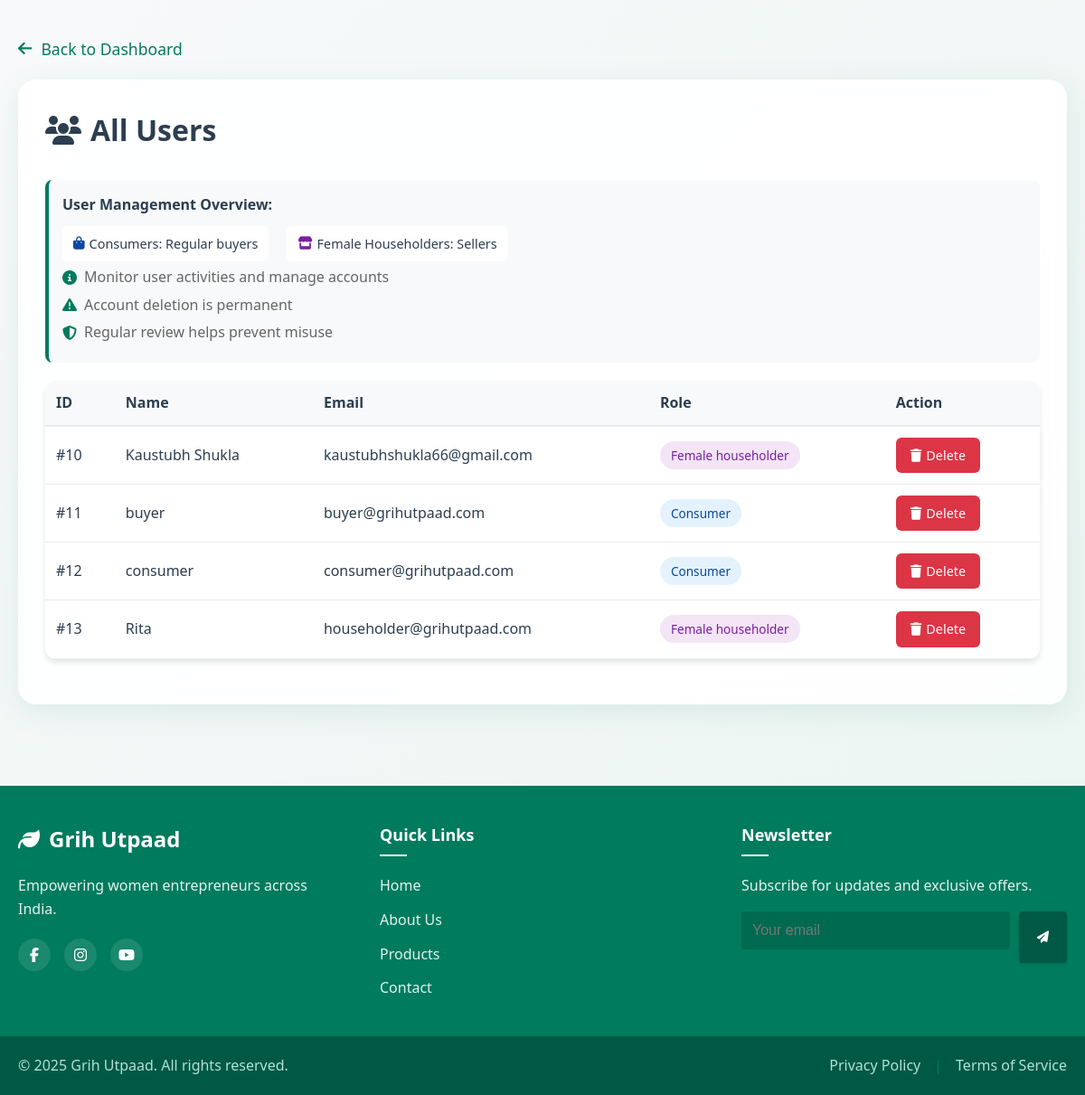
Page /dashboards/admin/users.php (signed in) on the committed database.
### tables this page shows
CREATE TABLE `users` (
  `id` int(11) NOT NULL AUTO_INCREMENT,
  `name` varchar(100) NOT NULL,
  `email` varchar(100) NOT NULL,
  `password` varchar(255) NOT NULL,
  `role` enum('webmaster','female_householder','consumer','admin') NOT NULL,
  `registered_at` timestamp NOT NULL DEFAULT current_timestamp(),
  `is_blocked` tinyint(1) NOT NULL DEFAULT 0,
  `registration_date` timestamp NOT NULL DEFAULT current_timestamp(),
  `phone` varchar(20) DEFAULT NULL,
  `address` text DEFAULT NULL,
  `about` text DEFAULT NULL,
  `last_modified` timestamp NULL DEFAULT current_timestamp() ON UPDATE current_timestamp(),
  PRIMARY KEY (`id`),
  UNIQUE KEY `email` (`email`)
);

### dashboards/admin/users.php (the view, shortened to what this page needs)
<?php
require_once('../../config/db.php');
$users = $conn->query("SELECT * FROM users WHERE role != 'admin'");
?>
<!DOCTYPE html>
<html>
<head>
    <link rel="stylesheet" href="../../assets/uploads/css/style.css">
    <link rel="stylesheet" href="https://cdnjs.cloudflare.com/ajax/libs/font-awesome/6.5.0/css/all.min.css">
</head>
<body>
    <div class="container">
        <a href="dashboard.php" class="back-link">
            <i class="fas fa-arrow-left"></i> Back to Dashboard
        </a>
        <div class="content-wrapper">
            <div class="header">
                <h2><i class="fas fa-users"></i> All Users</h2>
            </div>
            <div class="transparency-box">
                <h4>User Management Overview:</h4>
                <div class="role-guide">
                    <div class="role-item">
                        <i class="fas fa-shopping-bag" style="color: #0d47a1;"></i>
                        <span>Consumers: Regular buyers</span>
                    </div>
                    <div class="role-item">
                        <i class="fas fa-store" style="color: #7b1fa2;"></i>
                        <span>Female Householders: Sellers</span>
                    </div>
                </div>
                <p><i class="fas fa-info-circle"></i> Monitor user activities and manage accounts</p>
                <p><i class="fas fa-exclamation-triangle"></i> Account deletion is permanent</p>
                <p><i class="fas fa-shield-alt"></i> Regular review helps prevent misuse</p>
            </div>
            <table>
                <thead>
                    <tr>
                        <th>ID</th>
                        <th>Name</th>
                        <th>Email</th>
                        <th>Role</th>
                        <th>Action</th>
                    </tr>
                </thead>
                <tbody>
                    <?php while ($row = $users->fetch_assoc()): ?>
                        <tr>
                            <td>#<?= $row['id'] ?></td>
                            <td><?= htmlspecialchars($row['name']) ?></td>
                            <td><?= htmlspecialchars($row['email']) ?></td>
                            <td>
                                <span class="role-badge role-<?= strtolower($row['role']) ?>">
                                    <?= ucfirst(str_replace('_', ' ', $row['role'])) ?>
                                </span>
                            </td>
                            <td>
                                <a href="delete_user.php?id=<?= $row['id'] ?>" class="delete-btn" onclick="return confirm('Are you sure you want to delete this user? This action cannot be undone.');">
                                    <i class="fas fa-trash"></i> Delete
                                </a>
                            </td>
                        </tr>
                    <?php endwhile; ?>
                </tbody>
            </table>
        </div>
    </div>
    <?php include('../../includes/footer.php'); ?>
</body>
</html>

### assets/uploads/css/style.css (style rules this page uses)
body { font-family: 'Segoe UI', sans-serif; margin: 0; padding: 20px; background-color: #f8f9fa; color: #2c3e50; line-height: 1.6; }
.container { max-width: 1200px; margin: 0 auto; padding: 20px; }
h2 { color: #007B5E; font-size: 2rem; margin-bottom: 1.5rem; font-weight: 600; }
a { color: #007B5E; text-decoration: none; transition: color 0.3s ease; }
table { width: 100%; border-collapse: separate; border-spacing: 0; background-color: white; border-radius: 12px; overflow: hidden; box-shadow: 0 4px 6px rgba(0, 0, 0, 0.1); margin-bottom: 20px; }
th, td { padding: 15px; border-bottom: 1px solid #e9ecef; text-align: left; }
th { background-color: #e9f5f1; font-weight: 600; color: #2c3e50; }

### dashboards/admin/users.php (style rules this page uses)
body { margin: 0; padding: 0; min-height: 100vh; background: linear-gradient(135deg, #f8f9fa 0%, #e9f5f1 100%); font-family: 'Segoe UI', sans-serif; }
.container { max-width: 1200px; margin: 0 auto; padding: 40px 20px; }
.content-wrapper { background: rgba(255, 255, 255, 0.9); border-radius: 20px; box-shadow: 0 8px 32px rgba(0, 123, 94, 0.1); padding: 30px; backdrop-filter: blur(10px); -webkit-backdrop-filter: blur(10px); }
.header { display: flex; justify-content: space-between; align-items: center; margin-bottom: 30px; }
.header h2 { color: #2c3e50; margin: 0; display: flex; align-items: center; gap: 10px; }
.transparency-box { background: #f8f9fa; padding: 15px; border-radius: 8px; margin-bottom: 20px; border-left: 4px solid #007B5E; }
.transparency-box h4 { color: #2c3e50; margin-top: 0; margin-bottom: 10px; }
.transparency-box p { margin: 5px 0; color: #666; display: flex; align-items: center; gap: 8px; }
.transparency-box i { color: #007B5E; }
.role-guide { display: flex; gap: 20px; margin-top: 10px; flex-wrap: wrap; }
.role-item { display: flex; align-items: center; gap: 5px; padding: 8px 12px; border-radius: 6px; background: white; font-size: 0.9rem; }
.back-link { display: inline-flex; align-items: center; gap: 10px; color: #007B5E; text-decoration: none; font-size: 1.1rem; font-weight: 500; margin-bottom: 20px; transition: all 0.3s ease; }
table { width: 100%; border-collapse: separate; border-spacing: 0; margin-top: 20px; }
th { background: #f8f9fa; color: #2c3e50; font-weight: 600; padding: 12px; text-align: left; border-bottom: 2px solid #e9ecef; }
td { padding: 12px; border-bottom: 1px solid #e9ecef; }
.role-badge { padding: 6px 12px; border-radius: 20px; font-size: 0.85rem; font-weight: 500; }
.role-consumer { background: #e3f2fd; color: #0d47a1; }
.role-female_householder { background: #f3e5f5; color: #7b1fa2; }
.delete-btn { background: #dc3545; color: white; padding: 8px 16px; border-radius: 6px; text-decoration: none; display: inline-flex; align-items: center; gap: 5px; font-size: 0.9rem; transition: all 0.3s ease; }

### rows in the picture
users: id "10", name "Kaustubh Shukla", email "kaustubhshukla66@gmail.com", role "Female householder"
users: id "11", name "buyer", email "buyer@grihutpaad.com", role "Consumer"
users: id "12", name "consumer", email "consumer@grihutpaad.com", role "Consumer"
users: id "13", name "Rita", email "householder@grihutpaad.com", role "Female householder"
